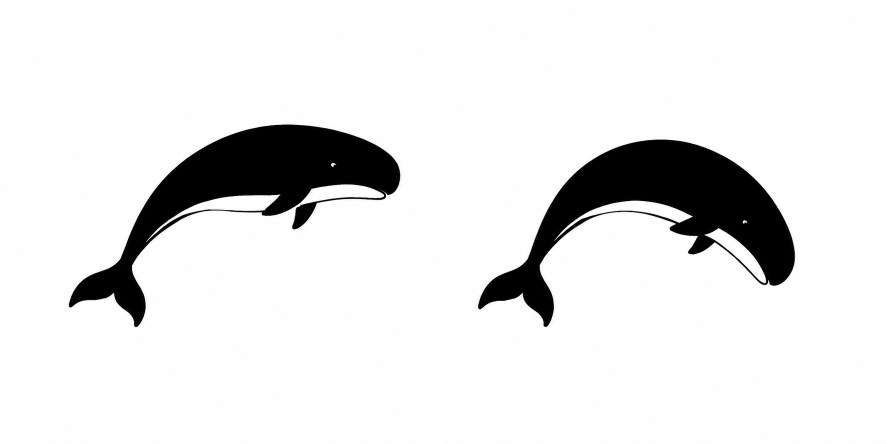
#> input picture artwork-sources/breach-v3/apex-imagegen.png, 1774 x 887 px, given in place of ink-whale-sprite.png, which was not available (shown at 1/2 size)
$ python experiment-ink-order.py
#> lines starting #> are read from the running program, lines starting #| are printed output that depends on the picture; pictures that were not available may be replaced by others from this repository, and a replacement may not be noted
#!/usr/bin/env python3
"""Isolated, reproducible sequence/optical-flow study. Never edits runtime art.

The source sheet contains 24 independently generated poses. Reordering can make
their outline progress more evenly; it does not turn them into true sequential
drawings. The 96-frame candidate contains these 24 anchors and 72 explicitly
labelled optical-flow in-betweens. Review the playable output, not only numbers.
"""
from __future__ import annotations

import argparse
import hashlib
import json
from pathlib import Path

import cv2
import numpy as np
from PIL import Image, ImageDraw

ROOT = Path(__file__).resolve().parents[1]
INPUT = ROOT / "packages/dsh-whale-companion/assets/ink-whale-sprite.png"
OUT = ROOT / ".artifacts/ink-order-experiment"
W, H = 384, 320


def canonical(order):
    route = list(order)
    zero = route.index(0)
    route = route[zero:] + route[:zero]
    reverse = [route[0]] + route[1:][::-1]
    return min(route, reverse)


# [24 lines left out: functions save_contact, render_preview, not called in this run]


def durations(count, total, quantum):
    return [round((n + 1) * total / count / quantum) * quantum - round(n * total / count / quantum) * quantum for n in range(count)]


def metrics(order, distances, tail):
    route = np.asarray(order)
    edge = distances[route, np.roll(route, -1)]
    y = tail[route]
    dy = np.roll(y, -1) - y
    # Ignore subpixel differences; they cannot be judged as purposeful reversal.
    signs = np.sign(dy[np.abs(dy) > 1.5])
    reversals = int(np.sum(signs != np.roll(signs, -1))) if len(signs) else 0
    jerk = float(np.sqrt(np.mean((np.roll(y, -1) - 2 * y + np.roll(y, 1)) ** 2)))
    return {
        "order": [int(n + 1) for n in order],
        "meanMad": round(float(edge.mean()), 6),
        "maxMad": round(float(edge.max()), 6),
        "minMad": round(float(edge.min()), 6),
        "seamMad": round(float(edge[-1]), 6),
        "stepMad": edge.round(6).tolist(),
        "tailCentroidY": y.round(5).tolist(),
        "tailDirectionReversals": reversals,
        "tailSecondDifferenceRmsPx": round(jerk, 6),
        "nearDuplicateStepsBelowMad07": int((edge < 0.7).sum()),
    }


def optimize(seeds, d, tail, single_sweep):
    def score(route):
        a = np.asarray(route)
        edge = d[a, np.roll(a, -1)]
        value = float(np.mean(edge * edge) + 0.7 * edge.max() ** 2)
        if single_sweep:
            y = tail[a]
            delta = np.roll(y, -1) - y
            signs = np.sign(delta[np.abs(delta) > 1.5])
            reversals = np.sum(signs != np.roll(signs, -1)) if len(signs) else 0
            value += max(0, int(reversals) - 2) * 4
            value += float(np.mean((np.roll(y, -1) - 2 * y + np.roll(y, 1)) ** 2)) / 120
        value += float(np.maximum(0, 0.7 - edge).sum())
        return value
    best, best_value = None, float("inf")
    for seed in seeds:
        route = list(seed)
        value = score(route)
        for _ in range(24):
            proposal, proposal_value = None, value
            for i in range(1, 22):
                for j in range(i + 1, 24):
                    candidate = route[:i] + route[i:j + 1][::-1] + route[j + 1:]
                    candidate_value = score(candidate)
                    if candidate_value < proposal_value - 1e-9:
                        proposal, proposal_value = candidate, candidate_value
            if proposal is None:
                break
            route, value = proposal, proposal_value
        if value < best_value:
            best, best_value = canonical(route), value
    return best


def premultiply(rgba):
    a = rgba[..., 3:] / 255.0
    return np.concatenate([rgba[..., :3] * a, rgba[..., 3:]], axis=2).astype(np.float32)


# [15 lines left out: functions unpremultiply, motion_image, not called in this run]


def optical_flow(first, second):
    return cv2.calcOpticalFlowFarneback(first, second, None, 0.5, 4, 41, 8, 7, 1.5, 0)


# [138 lines left out: functions inverse_warp, render_review, contour_variant, not called in this run]


def main():
    OUT.mkdir(parents=True, exist_ok=True)
    sheet = Image.open(INPUT).convert("RGBA")
    frames = [sheet.crop((n % 6 * W, n // 6 * H, (n % 6 + 1) * W, (n // 6 + 1) * H)) for n in range(24)]
#> frames = 24 items
    rgba = [np.asarray(frame).astype(np.float32) for frame in frames]
#> rgba = 24 items
    premult = np.asarray([premultiply(frame) for frame in rgba])
    d = np.zeros((24, 24), dtype=np.float64)
    for i in range(24):
        for j in range(i + 1, 24):
            d[i, j] = d[j, i] = np.abs(premult[i] - premult[j]).mean()
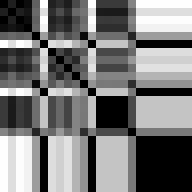
#> d: shape (24, 24) float64 (shown 8 times larger); min 0, max 254.3, mean 120.7
    tail = []
    for image in rgba:
        mask = image[:, :140, 3] / 255
        tail.append(float((mask * np.arange(H)[:, None]).sum() / mask.sum()))
#> this loop made 24 passes
#> mask: shape (320, 140) float32; every value is 0
#> after the loop, tail = [159.5, 159.5, 159.5, 159.5, 159.5, nan, 159.5, 159.5, 159.5, 159.5, 159.5, nan, 123, 123, 123, 123, 123, nan, nan, nan, nan, nan, nan, nan]
    tail = np.asarray(tail)
    seeds = [list(range(24))]
    for start in range(24):
        route = [start]
        while len(route) < 24:
            route.append(min((n for n in range(24) if n not in route), key=lambda n: (d[route[-1], n], n)))
        seeds.append(route)
#> after the loop, seeds = 25 items
    by_tail = np.argsort(tail).tolist()
#> by_tail = [15, 14, 13, 12, 16, 0, 10, 9, 8, 6, 4, 3, 2, 1, 7, 21, 20, 19, 11, 17, 22, 5, 18, 23]
    seeds.append(by_tail[::2] + by_tail[1::2][::-1])
    for seed in range(8):
        random = np.random.default_rng(seed)
        choices = random.integers(0, 2, 22).tolist()
        outbound = [by_tail[0]] + [by_tail[n + 1] for n, choice in enumerate(choices) if choice == 0] + [by_tail[-1]]
        inbound = [by_tail[n + 1] for n, choice in enumerate(choices) if choice == 1][::-1]
        seeds.append(outbound + inbound)
#> this loop made 8 passes
#> (outbound, inbound) on passes 1, 2, 3, 5, 6, 7, 8: ([15, 16, 0, 10, 9, 8, 6, 5, 23], [18, 22, 17, 11, 19, 20, 21, 7, 1, 2, 3, 4, 12, 13, 14]), ([15, 14, 0, 10, 6, 4, 2, 1, 21, 20, 17, 22, 23], [18, 5, 11, 19, 7, 3, 8, 9, 16, 12, 13]), ([15, 13, 12, 16, 0, 9, 8, 6, 7, 20, 11, 17, 5, 23], [18, 22, 19, 21, 1, 2, 3, 4, 10, 14]), ([15, 8, 6, 3, 2, 20, 17, 5, 23], [18, 22, 11, 19, 21, 7, 1, 4, 9, 10, 0, 16, 12, 13, 14]), ([15, 12, 0, 8, 4, 3, 2, 7, 21, 20, 19, 11, 17, 5, 23], [18, 22, 1, 6, 9, 10, 16, 13, 14]), ([15, 14, 16, 10, 8, 6, 3, 1, 20, 17, 22, 18, 23], [5, 11, 19, 21, 7, 2, 4, 9, 0, 12, 13]), ([15, 8, 6, 4, 3, 7, 21, 19, 17, 22, 18, 23], [5, 11, 20, 1, 2, 9, 10, 0, 16, 12, 13, 14])
#> inbound on pass 4: [11, 19, 1, 8, 9, 10, 14]
#> after the loop, seeds = 34 items
    shortest = optimize(seeds, d, tail, False)
#> the loop in optimize, `for seed in seeds:` made 34 passes
    smooth = optimize(seeds + [shortest], d, tail, True)
#> the loop in optimize (call 2), `for seed in seeds:` made 35 passes
    original = list(range(24))
    candidates = {"original": metrics(original, d, tail), "shorter_edges": metrics(shortest, d, tail), "single_tail_sweep": metrics(smooth, d, tail)}
    order = smooth
    save_contact(frames, order)
    compare = []
    for n in range(24):
        canvas = Image.new("RGB", (620, 510))
        canvas.paste(render_preview(frames[n], f"ORIGINAL / 24fps / source {n + 1:02d}"), (0, 0))
        canvas.paste(render_preview(frames[order[n]], f"REORDERED / 24fps / source {order[n] + 1:02d}"), (0, 255))
        compare.append(canvas)
    compare[0].save(OUT / "order-comparison-24fps.gif", save_all=True, append_images=compare[1:], duration=durations(24, 1000, 10), loop=0, disposal=2, optimize=False)

    interpolated, mapping, flow_records = [], [], []
    for n, source_id in enumerate(order):
        next_id = order[(n + 1) % 24]
        first, second = motion_image(rgba[source_id]), motion_image(rgba[next_id])
        forward, backward = optical_flow(first, second), optical_flow(second, first)
        flow_records.append({"fromSourceFrame": source_id + 1, "toSourceFrame": next_id + 1, "maxFlowPx": round(float(np.linalg.norm(forward, axis=2).max()), 6)})
        for subframe in range(4):
            fraction = subframe / 4
            if subframe == 0:
                result = frames[source_id].copy()
            else:
                first_warped = inverse_warp(premult[source_id], forward, fraction)
                second_warped = inverse_warp(premult[next_id], backward, 1 - fraction)
                result = unpremultiply(first_warped * (1 - fraction) + second_warped * fraction)
            interpolated.append(result)
            mapping.append({"outputFrame": len(interpolated), "kind": "ImageGen-anchor" if subframe == 0 else "optical-flow-interpolation", "sourceFrom": source_id + 1, "sourceTo": next_id + 1, "fraction": fraction})
    interpolated[0].save(OUT / "candidate.webp", format="WEBP", save_all=True, append_images=interpolated[1:], duration=durations(96, 1600, 1), loop=0, lossless=True, method=6, minimize_size=False)
    previews = []
    for n, frame in enumerate(interpolated):
        canvas = Image.new("RGB", (620, 510))
        source = order[n // 4]
        canvas.paste(render_preview(frames[source], f"24 ANCHORS / 1.6s / source {source + 1:02d}"), (0, 0))
        canvas.paste(render_preview(frame, f"96 FRAMES / 60fps / 1.6s / {mapping[n]['kind']}"), (0, 255))
        previews.append(canvas)
    previews[0].save(OUT / "candidate.gif", save_all=True, append_images=previews[1:], duration=durations(96, 1600, 10), loop=0, disposal=2, optimize=False)
    # A packed candidate makes every anchor/in-between directly inspectable.
    packed = Image.new("RGBA", (W * 12, H * 8))
    for n, frame in enumerate(interpolated):
        packed.alpha_composite(frame, ((n % 12) * W, (n // 12) * H))
    packed.save(OUT / "candidate-sprite.png", compress_level=9)
    ca = np.asarray([premultiply(np.asarray(frame).astype(np.float32)) for frame in interpolated])
    deltas = [float(np.abs(ca[n] - ca[(n + 1) % 96]).mean()) for n in range(96)]
    components = []
    semi = []
    for frame in interpolated:
        alpha = np.asarray(frame)[..., 3]
        count, labels, stats, _ = cv2.connectedComponentsWithStats((alpha > 127).astype(np.uint8), 8)
        components.append(sum(int(stats[n, cv2.CC_STAT_AREA]) > 100 for n in range(1, count)))
        semi.append(float(((alpha > 15) & (alpha < 240)).sum() / max(1, (alpha > 15).sum())))
    report = {
        "input": str(INPUT.relative_to(ROOT)), "inputSha256": hashlib.sha256(INPUT.read_bytes()).hexdigest(),
        "environment": {"numpy": np.__version__, "opencv": cv2.__version__},
        "method": "Deterministic multi-seed 2-opt; penalize very small steps, extreme jumps, repeated tail reversals and tail acceleration. Then 3 double-warp premultiplied-alpha optical-flow in-betweens per pair. No generated pose was redrawn or omitted.",
        "selectedCandidate": "single_tail_sweep", "comparison": candidates,
        "candidate": {"frameCount": 96, "ImageGenAnchors": 24, "interpolatedFrames": 72, "durationMs": 1600, "fps": 60, "sourceOrder": [n + 1 for n in order], "allAnchorsExactRgba": all(np.array_equal(np.asarray(interpolated[n * 4]), np.asarray(frames[source])) for n, source in enumerate(order)), "meanMad": round(float(np.mean(deltas)), 6), "maxMad": round(max(deltas), 6), "seamMad": round(deltas[-1], 6), "largestConnectedBodiesPerFrame": max(components), "semiTransparentPixelFractionRange": [round(min(semi), 6), round(max(semi), 6)]},
        "flowPairs": flow_records,
        "frameMapping": mapping,
        "visualStatus": "EXPERIMENT_REQUIRES_PLAYBACK_REVIEW",
        "limitations": ["Sorting reduces discontinuities but cannot repair independently changing anatomy.", "A low mean MAD can describe a smooth-looking blur; it does not prove character quality.", "Optical-flow interiors can look elastic; inspect head, eye, tail roots and fin at 240px.", "A single connected body excludes detached fragments, not ghost contours or double tail lobes.", "GIF timing is quantized to 10ms (alternating 10/20ms); WebP retains the 16/17ms 60fps schedule."]
    }
    (OUT / "order-and-motion-report.json").write_text(json.dumps(report, indent=2) + "\n", encoding="utf-8")
    print(json.dumps({"output": str(OUT), "comparison": candidates, "candidate": report["candidate"]}, indent=2))
    render_review()


if __name__ == "__main__":
    parser = argparse.ArgumentParser(description=__doc__)
    parser.add_argument("--review-only", action="store_true", help="Inspect existing encoded candidate without rerunning optimization")
    parser.add_argument("--contour-variant", action="store_true", help="One targeted SDF-edge revision of the frozen sequence")
    arguments = parser.parse_args()
    if arguments.contour_variant:
        contour_variant()
    elif arguments.review_only:
        render_review()
    else:
#> (the run stopped early here; a loop or call above may not have finished)

$ run again, on artwork-sources/breach-v3/identity-imagegen.png
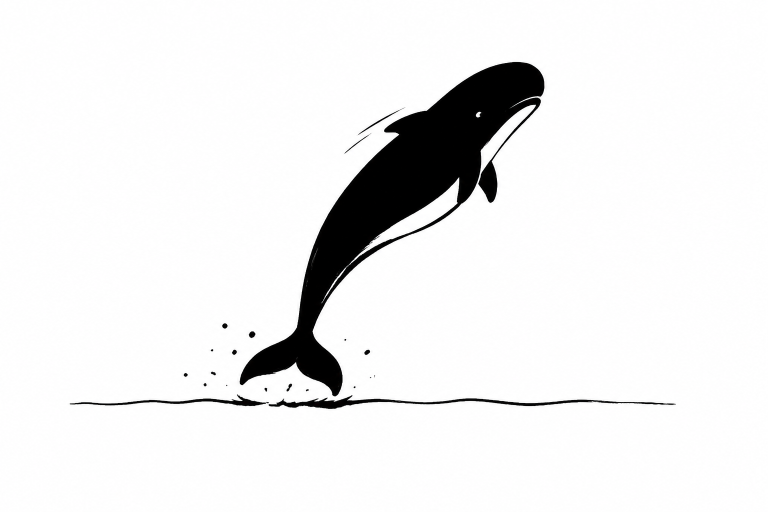
#> input picture artwork-sources/breach-v3/identity-imagegen.png, 1536 x 1024 px, given in place of ink-whale-sprite.png, which was not available (shown at 1/2 size)
#> frames = 24 items
#> after the loop in main, `for i in range(24):`:
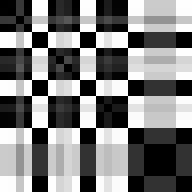
#> d: shape (24, 24) float64 (shown 8 times larger); min 0, max 254.4, mean 124.6
#> the loop in main, `for image in rgba:` made 24 passes
#> after the loop in main, `for image in rgba:`: tail = [159.5, 159.5, 159.5, 159.5, nan, nan, 159.5, 159.5, 159.5, 159.5, nan, nan, 159.5, 159.5, 159.5, 159.5, nan, nan, 31.5, 31.5, 31.5, 31.5, nan, nan]
#> after the loop in main, `for start in range(24):`: seeds = 25 items
#> by_tail = [21, 20, 18, 19, 0, 14, 13, 12, 9, 8, 7, 6, 3, 2, 1, 15, 17, 11, 22, 10, 5, 4, 16, 23]
#> the loop in main, `for seed in range(8):` made 8 passes
#> (outbound, inbound) on passes 1 to 5: ([21, 0, 14, 13, 12, 9, 8, 4, 23], [16, 5, 10, 22, 11, 17, 15, 1, 2, 3, 6, 7, 19, 18, 20]), ([21, 20, 14, 13, 8, 7, 3, 2, 15, 17, 10, 5, 23], [16, 4, 22, 11, 1, 6, 9, 12, 0, 19, 18]), ([21, 18, 19, 0, 14, 12, 9, 8, 1, 17, 22, 10, 4, 23], [16, 5, 11, 15, 2, 3, 6, 7, 13, 20]), ([21, 18, 19, 0, 14, 8, 7, 6, 3, 1, 15, 17, 10, 5, 4, 16, 23], [22, 11, 2, 9, 12, 13, 20]), ([21, 9, 8, 6, 3, 17, 10, 4, 23], [16, 5, 22, 11, 15, 1, 2, 7, 12, 13, 14, 0, 19, 18, 20])
#> after the loop in main, `for seed in range(8):`: seeds = 34 items
#> the loop in optimize, `for seed in seeds:` made 34 passes
#> the loop in optimize (call 2), `for seed in seeds:` made 35 passes
